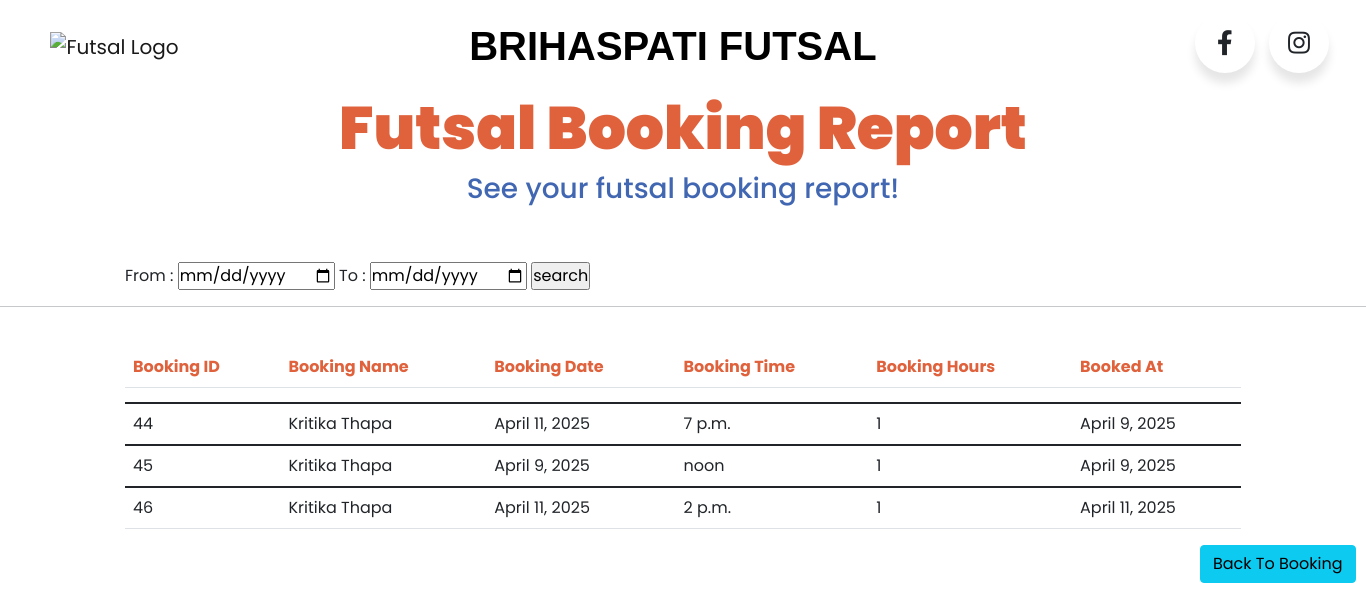
Before: /report (signed in) with the older database file.
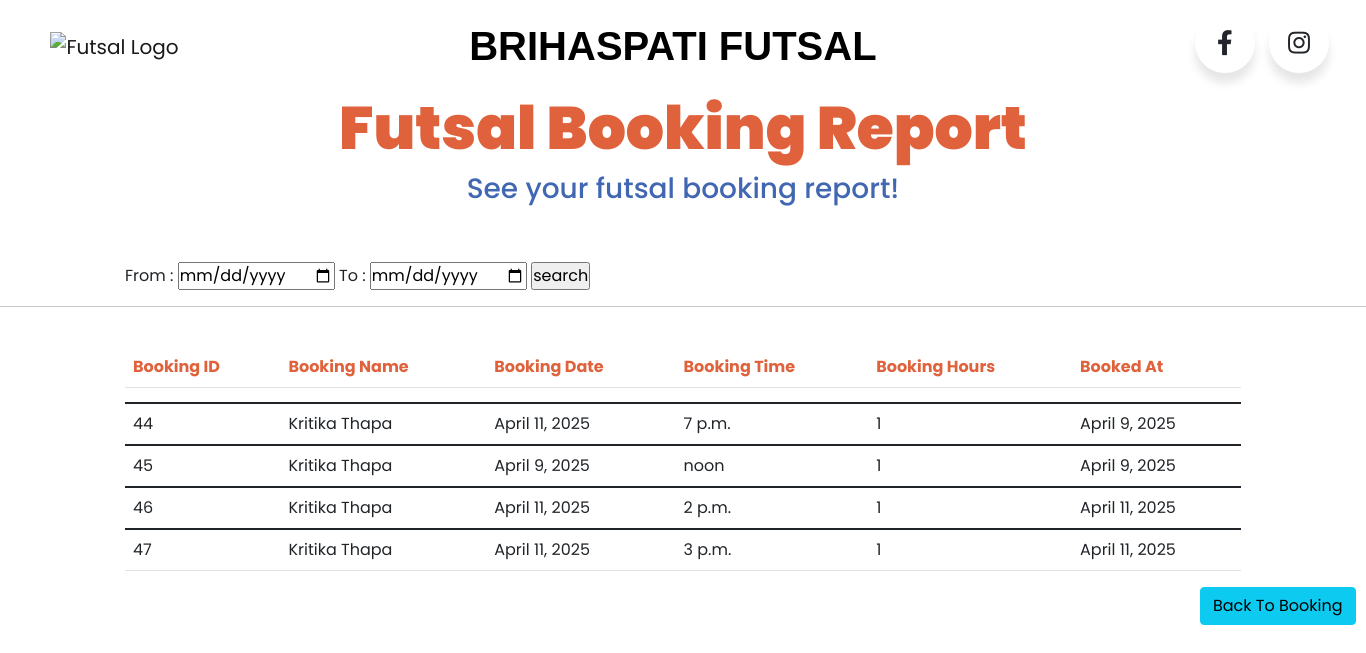
After: the same page with the newer database file.
### Booking/models/booking.py (models this page shows, shortened)
class Booking(models.Model):
    fullname = models.CharField(max_length=100)
    email = models.EmailField()
    phone = models.PositiveIntegerField()
    address = models.CharField(max_length=100)
    customer = models.ForeignKey(Customer, on_delete=models.CASCADE, default=True, blank=True)
    time = models.TimeField()
    date = models.DateField()
    playing_hours = models.CharField(max_length=50)
    status = models.BooleanField(default=False)
    booked_at = models.DateField(auto_now_add=True, blank=True, null=True)
    court = models.CharField(max_length=10, default="1")

### Shopping/middlewares/auth.py (the view)
    def middleware(request):
        if not request.session.get('customer'):
            return redirect('login')
        return get_response(request)

### Booking/views/report.py (called while the page is built)
def showreport(request):
    if request.method == "POST":
        fromdate = request.POST.get('fromdate')
        todate = request.POST.get('todate')
        searchreport = Booking.objects.raw(
            'select id, fullname , date , time , playing_hours , booked_at from Booking_booking where booked_at between "' + fromdate + '" and "' + todate + '"')
        return render(request, 'report.html', {'data': searchreport})
    else:
        displaydata = Booking.objects.all()
        return render(request, 'report.html', {'data': displaydata})

### Booking/templates/report.html (shortened to what this page needs)
<!DOCTYPE html>
<html lang="en">
  <head>
  </head>
    <link href="https://cdn.jsdelivr.net/npm/bootstrap@5.1.3/dist/css/bootstrap.min.css" rel="stylesheet">
      <link rel="stylesheet" href="https://cdnjs.cloudflare.com/ajax/libs/font-awesome/5.15.3/css/all.min.css"/>
  </head>
  <body>
    <nav class="navbar navbar-expand-lg navbar-light">
      <div class="container-fluid">
        <div class="collapse navbar-collapse" id="navbarSupportedContent">
          <a href="http://127.0.0.1:8000/" class="navbar-brand mt-2 mt-lg-0">
            <img
              src="https://i.ibb.co/RQn5crx/imgonline-com-ua-Replace-Color-x8-HOGnfek8b-M2-KAk-removebg-preview.png"
              style="position: relative; left: 30%;"
              height="150"
              width="145"
              alt="Futsal Logo"
            />
          </a>
          <ul class="navbar-nav mx-auto me-auto mb-2 mb-lg-0">
            <li class="nav-item">
              <a href="http://127.0.0.1:8000/" class="nav-link" style="font-family: 'Anton', sans-serif; font-size: 40px; color: black; font-weight: 600;">BRIHASPATI FUTSAL</a>
            </li>
          </ul>
          <div class="fbinstaicon">
            <div class="fbinstabutton">
               <div class="icon">
                  <i class="fab fa-facebook-f"></i>
               </div>
            </div>
            <div class="fbinstabutton">
               <div class="icon">
                  <i class="fab fa-instagram"></i>
               </div>
            </div>
         </div>
    </nav>
<body>
  <h1 style="text-align: center; color: #e0623c; font-family: poppins; font-size: 60px; font-weight: 900;">Futsal Booking Report</h1>
  <h3 style="text-align: center; color: #4267b2;">See your futsal booking report!</h3>
  <br><br>
  <form method="POST">
    <div style="margin-left: 125px;" >
  From : <input type="date" name="fromdate">
  To : <input type="date" name="todate">
  <input type="submit" value="search">
</div>
  <hr>
  <br>
<div class="container">
  <div class="table-responsive">
    <table class="basic-table table-headers table table-hover">
      <thead>
        <tr>
          <th style="color: #e0623c; ">Booking ID</th>
          <th style="color: #e0623c; ">Booking Name</th>
          <th style="color: #e0623c; ">Booking Date</th>
          <th style="color: #e0623c; ">Booking Time</th>
          <th style="color: #e0623c; ">Booking Hours</th>
          <th style="color: #e0623c; ">Booked At</th>
        </tr>
        <tr style="height: 1rem; border: none; box-shadow: none;"></tr>
      </thead>
      <tbody>
        {% for booking in data %}
        <tr>
          <td>{{booking.id}}</td>
          <td>{{booking.fullname}}</td>
          <td>{{booking.date}}</td>
          <td>{{booking.time}}</td>
          <td>{{booking.playing_hours}}</td>
          <td>{{booking.booked_at}}</td>
        </tr>
      </tbody>
      {% endfor %}
    </table>
  </div>
</div>
</form>
<a href="http://127.0.0.1:8000/bookings">
  <input
    type="button"
    style="margin-left: 1200px;"
    class="btn btn-info"
    value="Back To Booking"
/></a>
</body>
</html>

Changed rows visible on the page:
added Booking: id "47", fullname "Kritika Thapa", date "April 11, 2025", time "3 p.m.", playing_hours "1", booked_at "April 11, 2025"
